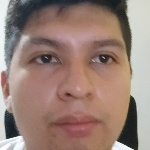
#> input picture data/Jorge/rotro_0.jpg, 150 x 150 px, given in place of Joel.mp4, which was not available
$ python CapturandoRostros.py
#> lines starting #> are read from the running program, lines starting #| are printed output that depends on the picture; pictures that were not available may be replaced by others from this repository, and a replacement may not be noted
import cv2
import os
import imutils

personName = 'Joel'
dataPath = 'D:/Proyectos/RECONOCIMIENTO FACIAL/data/' #Cambia a la ruta donde hayas almacenado Data
personPath = dataPath + '/' + personName

if not os.path.exists(personPath):
	print('Carpeta creada: ',personPath)
	os.makedirs(personPath)

#Sacar data desde cámara stream
#cap = cv2.VideoCapture(0,cv2.CAP_DSHOW)

#Sacar data desde video.mp4
cap = cv2.VideoCapture('D:/Proyectos/RECONOCIMIENTO FACIAL/videos/Joel.mp4')

faceClassif = cv2.CascadeClassifier(cv2.data.haarcascades+'haarcascade_frontalface_default.xml')
count = 0

while True:

	ret, frame = cap.read()
#> frame is the input picture: shape (150, 150, 3); mean B, G, R 118.3, 128, 152.5
	if ret == False: break
	frame =  imutils.resize(frame, width=1080)
#> frame: shape (1080, 1080, 3)
	gray = cv2.cvtColor(frame, cv2.COLOR_BGR2GRAY)
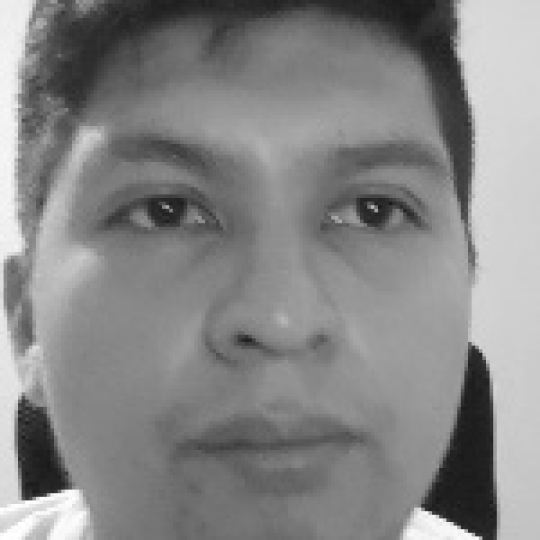
#> gray: shape (1080, 1080) (shown at 1/2 size); min 25, max 255, mean 134.2
	auxFrame = frame.copy()

	faces = faceClassif.detectMultiScale(gray,1.3,5)
#> faces = [[99, 77, 898, 898]]

	for (x,y,w,h) in faces:
		cv2.rectangle(frame, (x,y),(x+w,y+h),(0,255,0),2)
		rostro = auxFrame[y:y+h,x:x+w]
		rostro = cv2.resize(rostro,(150,150),interpolation=cv2.INTER_CUBIC)
		cv2.imwrite(personPath + '/rotro_{}.jpg'.format(count),rostro)
		count = count + 1
#> this loop made 1 pass
#> (x, y, w, h, count) on pass 1: (99, 77, 898, 898, 1)
#> pass 1, `rostro = auxFrame[y:y+h,x:x+w]`:
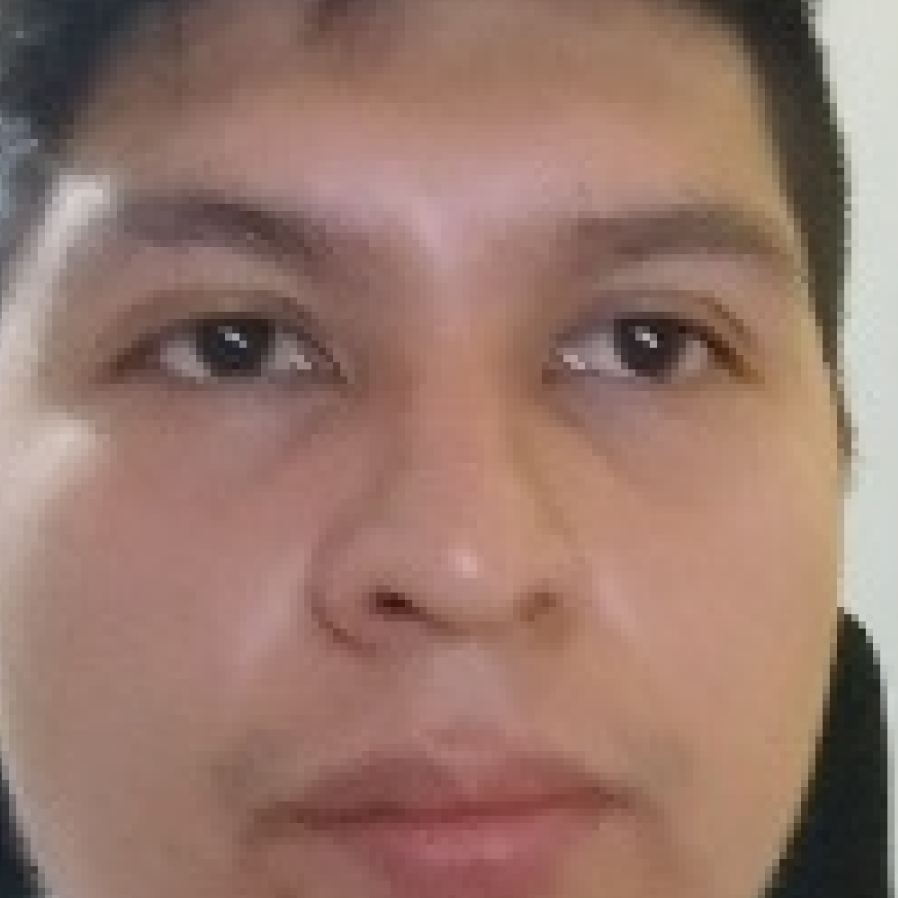
#> rostro: shape (898, 898, 3); mean B, G, R 107.7, 119.5, 151.6
#> after the loop:
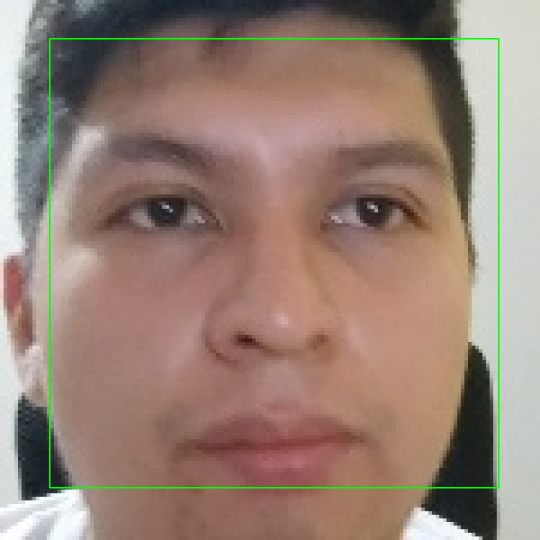
#> frame: shape (1080, 1080, 3) (shown at 1/2 size); mean B, G, R 117.2, 129.1, 151.1
#> after the loop, count = 1
	cv2.imshow('frame',frame)

	k =  cv2.waitKey(1)
#> (key Esc is pressed here)
	if k == 27 or count >= 500:
		break

cap.release()
cv2.destroyAllWindows()

$ run again, on data/Jorge/rotro_102.jpg
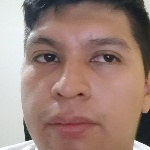
#> input picture data/Jorge/rotro_102.jpg, 150 x 150 px, given in place of Joel.mp4, which was not available
#> frame is the input picture: shape (150, 150, 3); mean B, G, R 121.9, 130.8, 156.6
#> `gray = cv2.cvtColor(frame, cv2.COLOR_BGR2GRAY)`:
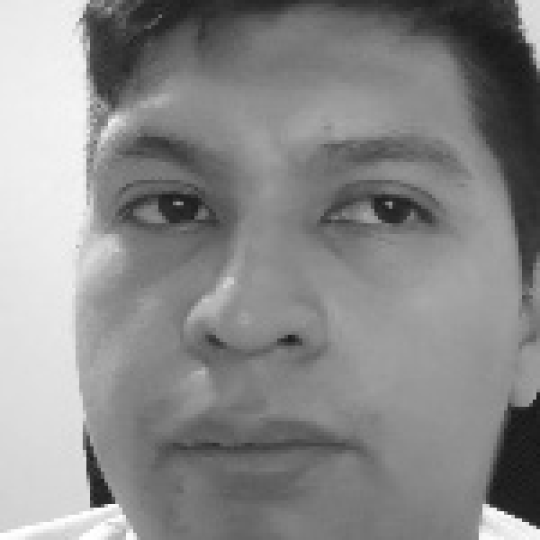
#> gray: shape (1080, 1080) (shown at 1/2 size); min 21, max 255, mean 137.5
#> faces = [[59, 59, 945, 945]]
#> the loop `for (x,y,w,h) in faces:` made 1 pass
#> (x, y, w, h, count) on pass 1: (59, 59, 945, 945, 1)
#> after the loop `for (x,y,w,h) in faces:`:
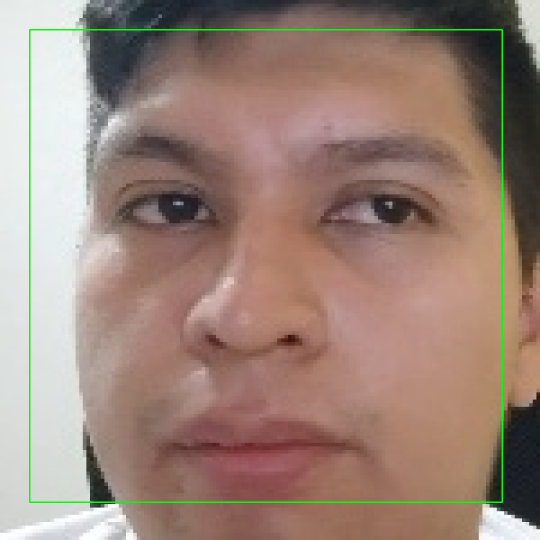
#> frame: shape (1080, 1080, 3) (shown at 1/2 size); mean B, G, R 120.6, 132, 155.1
#> after the loop `for (x,y,w,h) in faces:`: count = 1
